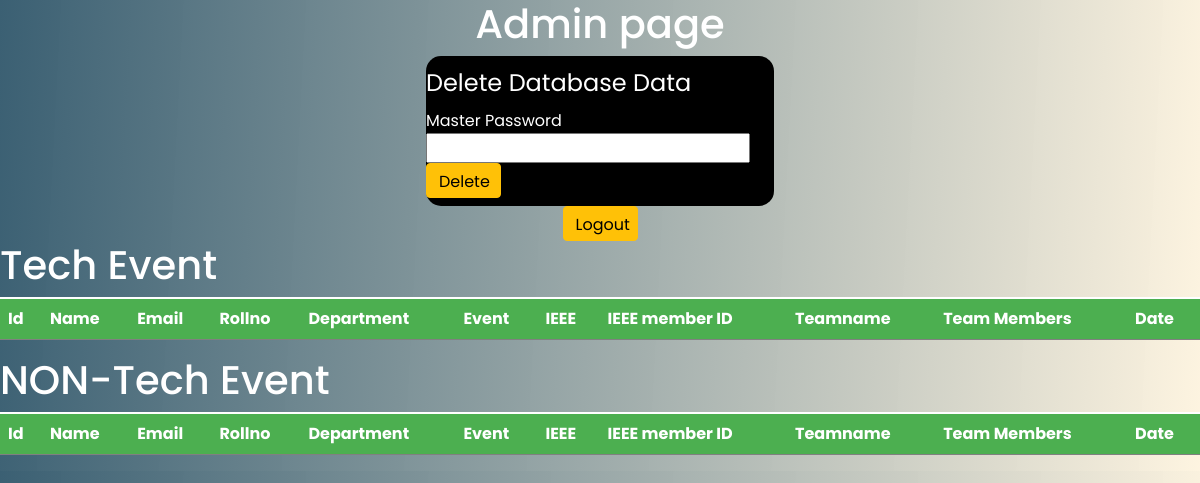
Page /admin (signed in) on the earlier database version.
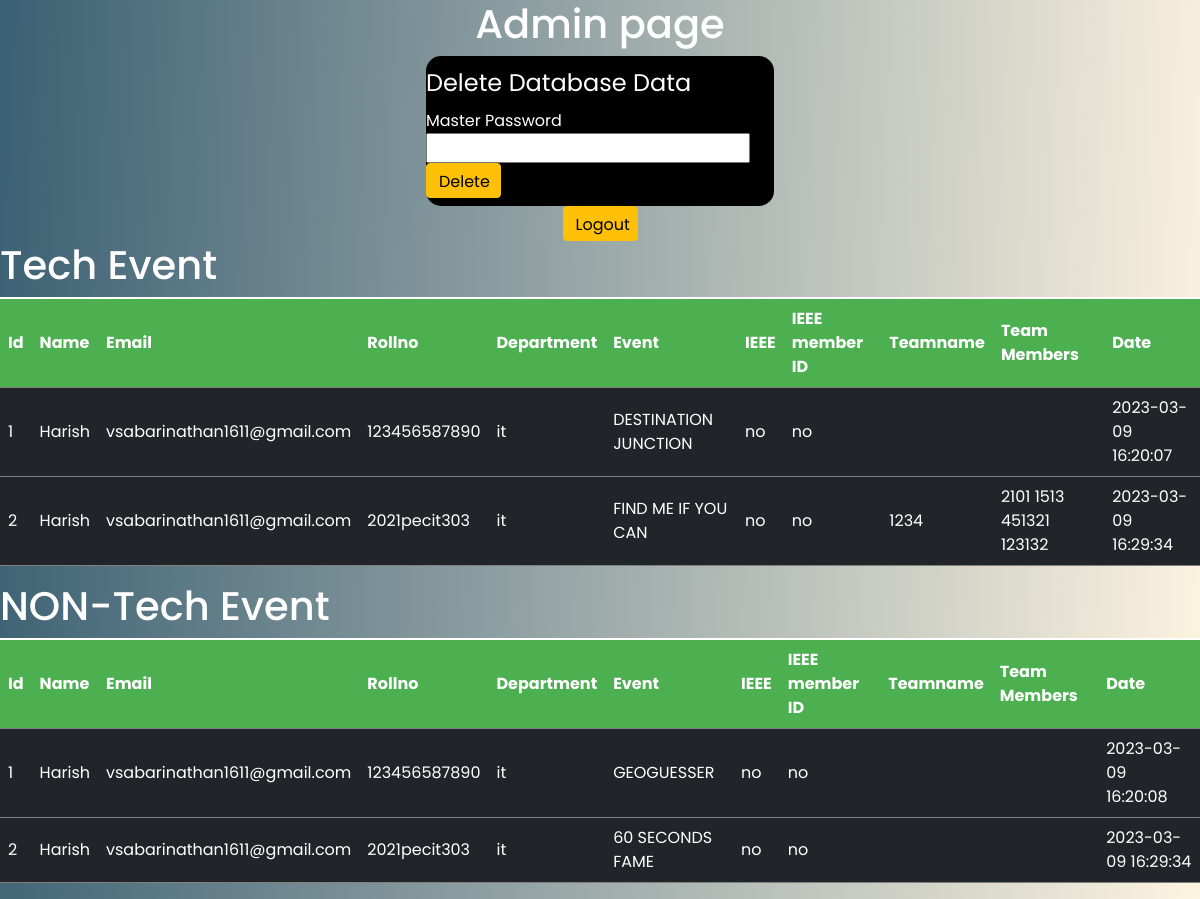
Same page on the later database version.
### website/models.py (models this page shows)
class Tech_register(db.Model):
    id = db.Column(db.Integer, primary_key=True)
    name=db.Column(db.String(100))
    email = db.Column(db.String(150))
    rollno=db.Column(db.String(100),unique=True)
    dept=db.Column(db.String(100))
    ieee=db.Column(db.String(10))
    i3emid= db.Column(db.String(100))
    event=db.Column(db.String(100))
    teamid=db.Column(db.Integer,autoincrement=True)
    teamname=db.Column(db.String(500))
    team_members=db.Column(db.String(500))
    date = db.Column(db.DateTime(timezone=True), default=func.now())

class Non_register (db.Model):
    id = db.Column(db.Integer, primary_key=True)
    name=db.Column(db.String(100))
    email = db.Column(db.String(150))
    rollno=db.Column(db.String(100),unique=True)
    dept=db.Column(db.String(100))
    ieee=db.Column(db.String(10))
    i3emid=db.Column(db.String(10))
    event=db.Column(db.String(100))
    teamid=db.Column(db.Integer)
    teamname=db.Column(db.String(500))
    team_members=db.Column(db.String(500))
    date = db.Column(db.DateTime(timezone=True), default=func.now())

### website/views.py (the view)
@views.route('/admin', methods=['GET', 'POST'])
@login_required
def admin():
    if (current_user.admin == True):
        tech = Tech_register.query.order_by(Tech_register.date)
        non_tech = Non_register.query.order_by(Non_register.date)
    else:
        return redirect(url_for('auth.login'))
    return render_template("admin.html", tech=tech, non_tech=non_tech)

### website/templates/admin.html (shortened to what this page needs)
<!DOCTYPE html>
<html lang="en">
<head>
    <link
  rel="stylesheet"
  href="https://cdnjs.cloudflare.com/ajax/libs/font-awesome/6.0.0-beta3/css/all.min.css"
/>
<link rel="stylesheet" href="/static/css/admin.css">
<link href="https://cdn.jsdelivr.net/npm/bootstrap@5.1.3/dist/css/bootstrap.min.css" rel="stylesheet"
integrity="sha384-1BmE4kWBq78iYhFldvKuhfTAU6auU8tT94WrHftjDbrCEXSU1oBoqyl2QvZ6jIW3">
</head>
<body>
  <h1>Admin page</h1>
<div class="top">
   <legend>Delete Database Data</legend>
  <form method="post" action="{{url_for('views.delete')}}">
    <label for="password">Master Password</label>
    <input name="pass" type="password">
    <button class="btn btn-warning" type="submit">Delete</button>
  </form>
</div>
<a class="btn btn-warning" href="{{url_for('auth.logout')}}">Logout</a>
<div class="table table-dark table-striped">
    <h1>Tech Event</h1>
    <table>
      <tr>
        <th>Id</th>
        <th>Name</th>
        <th>Email</th>
        <th>Rollno</th>
        <th>Department</th>
        <th>Event</th>
        <th>IEEE</th>
        <th>IEEE member ID</th>
        <th>Teamname</th>
        <th>Team Members</th>
        <th>Date</th>
      </tr>
      <tbody>
        {% for tech in tech %}
        <tr>
          <td>{{tech.id}}</td>
          <td>{{tech.name}}</td>
          <td>{{tech.email}}</td>
          <td>{{tech.rollno}}</td>
          <td>{{tech.dept}}</td>
          <td>{{tech.event}}</td>
          <td>{{tech.ieee}}</td>
          <td>{{tech.i3emid}}</td>
          <td>{{tech.teamname}}</td>
          <td>{{tech.team_members}}</td>
          <td>{{tech.date}}</td>
        </tr>
        {%endfor%}
      </tbody>
    </table>
</div>
<div class="table table-dark table-striped">
    <h1>NON-Tech Event</h1>
    <table>
      <tr>
        <th>Id</th>
        <th>Name</th>
        <th>Email</th>
        <th>Rollno</th>
        <th>Department</th>
        <th>Event</th>
        <th>IEEE</th>
        <th>IEEE member ID</th>
        <th>Teamname</th>
        <th>Team Members</th>
        <th>Date</th>
      </tr>
      <tbody>
        {% for non_tech in non_tech %}
        <tr>
          <td>{{non_tech.id}}</td>
          <td>{{non_tech.name}}</td>
          <td>{{non_tech.email}}</td>
          <td>{{non_tech.rollno}}</td>
          <td>{{non_tech.dept}}</td>
          <td>{{non_tech.event}}</td>
          <td>{{non_tech.ieee}}</td>
          <td>{{non_tech.i3emid}}</td>
          <td>{{non_tech.teamname}}</td>
          <td>{{non_tech.team_members}}</td>
          <td>{{non_tech.date}}</td>
        </tr>
        {%endfor%}
      </tbody>
    </table>
</div>
</body>
</html>

### website/static/css/admin.css (style rules this page uses)
* { margin: 0; box-sizing: border-box; font-family: 'Poppins', sans-serif; }
body { background: linear-gradient(273deg, #fdf0d5ba, #003049c4); display: flex; flex-direction: column; flex-wrap: wrap; align-content: center; align-items: center; }
a { width: 35px; height: 25px; color: black; background-color: aqua; }
h1 { color: #fff; font-size: 20px; }
.btn-warning { color: #000; background-color: #ffc107; border-color: #ffc107; width: 75px; height: 35px; }
.top { width: 29%; color: #fff; height: 150px; display: flex; flex-wrap: wrap; background: #000; border-radius: 15px; align-content: center; justify-content: center; align-items: center; }
table { border-collapse: collapse; width: 100%; }
th, td { text-align: left; padding: 8px; }
th { background-color: #4caf50; color: white; }
tr:nth-child(even) { background-color: #f2f2f2; }

Differences in the rows shown:
added Tech_register: id "1", name "Harish", email "vsabarinathan1611@gmail.com", rollno "123456587890", dept "it", event "DESTINATION JUNCTION", ieee "no", i3emid "no", date "2023-03-09 16:20:07"
added Tech_register: id "2", name "Harish", email "vsabarinathan1611@gmail.com", rollno "2021pecit303", dept "it", event "FIND ME IF YOU CAN", ieee "no", i3emid "no", teamname "1234", team_members "2101 1513 451321 123132", date "2023-03-09 16:29:34"
added Non_register: id "1", name "Harish", email "vsabarinathan1611@gmail.com", rollno "123456587890", dept "it", event "GEOGUESSER", ieee "no", i3emid "no", date "2023-03-09 16:20:08"
added Non_register: id "2", name "Harish", email "vsabarinathan1611@gmail.com", rollno "2021pecit303", dept "it", event "60 SECONDS FAME", ieee "no", i3emid "no", date "2023-03-09 16:29:34"
